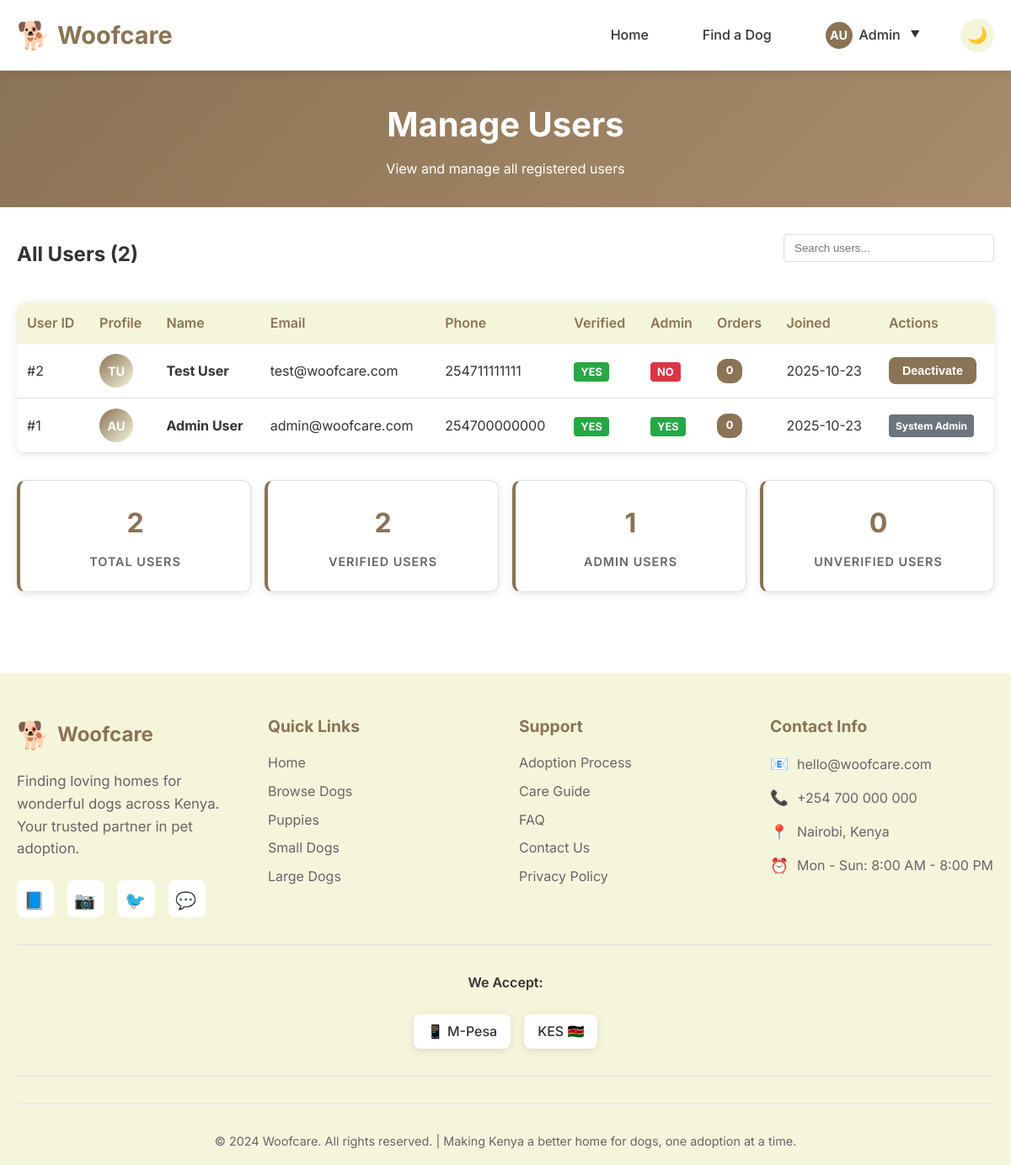
Before: /admin/users (signed in) with the older database file.
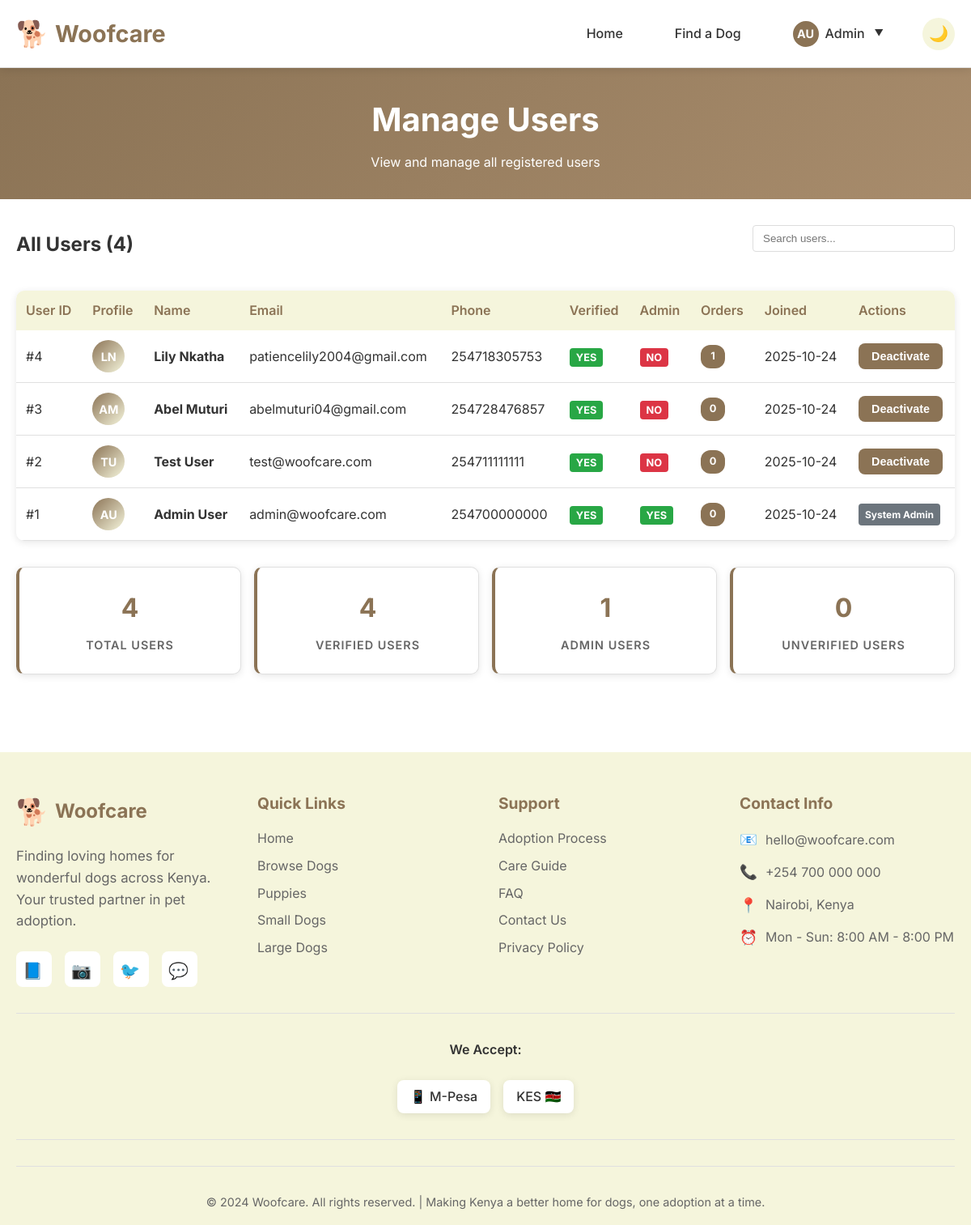
After: the same page with the newer database file.
### models.py (models this page shows, shortened)
class User(UserMixin, db.Model):
    __tablename__ = 'user'
    id = db.Column(db.Integer, primary_key=True)
    email = db.Column(db.String(120), unique=True, nullable=False)
    password_hash = db.Column(db.String(255), nullable=False)
    first_name = db.Column(db.String(50), nullable=False)
    last_name = db.Column(db.String(50), nullable=False)
    phone = db.Column(db.String(20), nullable=False)
    profile_picture = db.Column(db.String(255))
    is_verified = db.Column(db.Boolean, default=False)
    verification_code = db.Column(db.String(6))
    created_at = db.Column(db.DateTime, default=datetime.utcnow)
    is_admin = db.Column(db.Boolean, default=False)
    @property
    def is_authenticated(self):
        return True

### app.py (the view)
@app.route('/admin/users')
@login_required
def admin_users():
    if not current_user.is_admin:
        flash('Access denied', 'error')
        return redirect(url_for('index'))
    users = User.query.order_by(User.created_at.desc()).all()
    return render_template('admin/users.html', users=users)

### app.py (called while the page is built)
@login_manager.user_loader
def load_user(user_id):
    return User.query.get(int(user_id))

### templates/admin/users.html (shortened to what the changed rows need)
{% extends "base.html" %}
{% block content %}
<div class="admin-header">
    <div class="container">
        <h1>Manage Users</h1>
    </div>
</div>
<div class="container">
    <div style="display: flex; justify-content: space-between; align-items: center; margin: 2rem 0;">
        <h2>All Users ({{ users|length }})</h2>
        <div class="search-box">
            <input type="text" id="userSearch" placeholder="Search users..." style="padding: 8px 12px; border: 1px solid #ddd; border-radius: 4px; width: 250px;">
        </div>
    </div>
    {% if users %}
    <div class="table-container">
        <table id="usersTable">
            <thead>
                <tr>
                    <th>User ID</th>
                    <th>Profile</th>
                    <th>Name</th>
                    <th>Email</th>
                    <th>Phone</th>
                    <th>Verified</th>
                    <th>Admin</th>
                    <th>Orders</th>
                    <th>Joined</th>
                    <th>Actions</th>
                </tr>
            </thead>
            <tbody>
                {% for user in users %}
                <tr class="user-row">
                    <td class="user-id">#{{ user.id }}</td>
                    <td>
                        {% if user.profile_picture %}
                            <img src="{{ user.profile_picture }}" alt="{{ user.first_name }}" class="profile-pic">
                        {% else %}
                            <div class="profile-placeholder">
                                {{ user.first_name[0] }}{{ user.last_name[0] }}
                            </div>
                        {% endif %}
                    </td>
                    <td>
                        <strong>{{ user.first_name }} {{ user.last_name }}</strong>
                    </td>
                    <td>{{ user.email }}</td>
                    <td>{{ user.phone }}</td>
                    <td>
                        <span class="status-badge {% if user.is_verified %}status-completed{% else %}status-pending{% endif %}">
                            {{ 'Yes' if user.is_verified else 'No' }}
                        </span>
                    </td>
                    <td>
                        <span class="status-badge {% if user.is_admin %}status-completed{% else %}status-failed{% endif %}">
                            {{ 'Yes' if user.is_admin else 'No' }}
                        </span>
                    </td>
                    <td>
                        <span class="order-count">{{ user.orders|length }}</span>
                    </td>
                    <td>{{ user.created_at.strftime('%Y-%m-%d') }}</td>
                    <td>
                        <div class="user-actions">
                            {% if not user.is_admin and user.id != current_user.id %}
                            <form method="POST" action="{{ url_for('toggle_user_status', user_id=user.id) }}" style="display: inline;">
                                <button type="submit" class="btn btn-small btn-{% if user.is_verified %}warning{% else %}success{% endif %}">
                                    {{ 'Deactivate' if user.is_verified else 'Activate' }}
                                </button>
                            </form>
                            {% elif user.is_admin %}
                            <span class="admin-label">System Admin</span>
                            {% else %}
                            <span class="admin-label">Current User</span>
                            {% endif %}
                        </div>
                    </td>
                </tr>
                {% endfor %}
            </tbody>
        </table>
    </div>
    <div class="stats-grid" style="margin-top: 2rem;">
        <div class="stat-card">
            <div class="stat-number">{{ users|length }}</div>
            <div class="stat-label">Total Users</div>
        </div>
        <div class="stat-card">
            <div class="stat-number">{{ users|selectattr('is_verified')|list|length }}</div>
            <div class="stat-label">Verified Users</div>
        </div>
        <div class="stat-card">
            <div class="stat-number">{{ users|selectattr('is_admin')|list|length }}</div>
            <div class="stat-label">Admin Users</div>
        </div>
        <div class="stat-card">
            <div class="stat-number">{{ users|rejectattr('is_verified')|list|length }}</div>
            <div class="stat-label">Unverified Users</div>
        </div>
    </div>
    {% else %}
    <div class="form-container" style="text-align: center;">
        <h3>No Users Registered</h3>
        <p>Users will appear here when they register.</p>
    </div>
    {% endif %}
</div>
{% endblock %}

### templates/base.html (shortened to what the changed rows need)
<!DOCTYPE html>
<html lang="en" data-theme="light">
<head>
    <link rel="stylesheet" href="{{ url_for('static', filename='css/style.css') }}">
    <link rel="stylesheet" href="{{ url_for('static', filename='css/dark-mode.css') }}">
</head>
<body>
    <header>
        <div class="container">
            <nav class="navbar">
                <ul class="nav-links" id="navLinks">
                    {% if current_user.is_authenticated %}
                        <li class="nav-dropdown">
                            <a href="#" class="nav-link user-menu">
                                {% if current_user.profile_picture %}
                                    <img src="{{ current_user.profile_picture }}" alt="Profile" class="user-avatar">
                                {% else %}
                                    <div class="user-avatar placeholder">
                                        {{ current_user.first_name[0] }}{{ current_user.last_name[0] }}
                                    </div>
                                {% endif %}
                                {{ current_user.first_name }}
                                <span class="dropdown-arrow">▼</span>
                            </a>
                        </li>
                    {% else %}
                        <li class="auth-buttons">
                            <a href="{{ url_for('login') }}" class="nav-link login-btn">Login</a>
                            <a href="{{ url_for('register') }}" class="btn btn-primary btn-small">Sign Up</a>
                        </li>
                    {% endif %}
                </ul>
            </nav>
        </div>
    </header>
    <main>
        {% block content %}{% endblock %}
    </main>
</body>
</html>

Changed rows visible on the page:
changed User "Admin": created_at "2025-10-23" → "2025-10-24"
added User: id "4", first_name "L", last_name "N", first_name "Lily", last_name "Nkatha", email "patiencelily2004@gmail.com", phone "254718305753", is_verified "YES", is_admin "NO", orders|length "1", created_at "2025-10-24", is_verified "Deactivate"
added User: id "3", first_name "A", last_name "M", first_name "Abel", last_name "Muturi", email "abelmuturi04@gmail.com", phone "254728476857", is_verified "YES", is_admin "NO", orders|length "0", created_at "2025-10-24", is_verified "Deactivate"
changed User "Test": created_at "2025-10-23" → "2025-10-24"
Other visible differences:
{{ users|length }}: "2" → "4"
{{ users|selectattr('is_verified')|list|length }}: "2" → "4"
